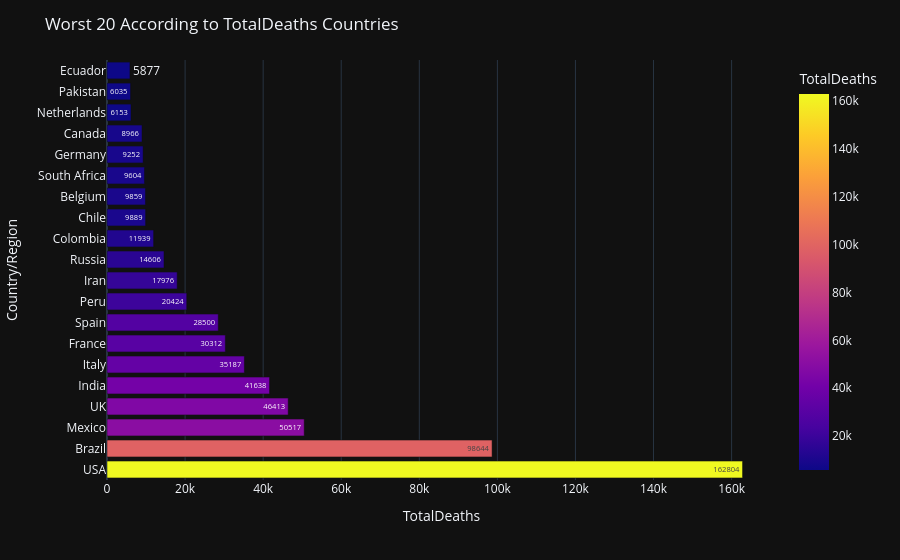

Notebook cell for this chart:
### Code cell
fig=px.bar(world_data.sort_values(by='TotalDeaths',ascending=False)[0:20],y='Country/Region',x='TotalDeaths',color='TotalDeaths',text='TotalDeaths')
fig.update_layout(template='plotly_dark',title_text='Worst 20 According to TotalDeaths Countries')
fig.show()

### Figure 1 — Plotly figure (JSON) as saved in the notebook; plotly's stock layout.template omitted (floating-point values rounded to 4 significant figures)
{"data": [{"hovertemplate": "TotalDeaths=%{marker.color}<br>Country/Region=%{y}<extra></extra>", "legendgroup": "", "marker": {"color": [162800.0, 98640.0, 50520.0, 46410.0, 41640.0, 35190.0, 30310.0, 28500.0, 20420.0, 17980.0, 14610.0, 11940.0, 9889.0, 9859.0, 9604.0, 9252.0, 8966.0, 6153.0, 6035.0, 5877.0], "coloraxis": "coloraxis", "pattern": {"shape": ""}}, "name": "", "orientation": "h", "showlegend": false, "text": [162800.0, 98640.0, 50520.0, 46410.0, 41640.0, 35190.0, 30310.0, 28500.0, 20420.0, 17980.0, 14610.0, 11940.0, 9889.0, 9859.0, 9604.0, 9252.0, 8966.0, 6153.0, 6035.0, 5877.0], "textposition": "auto", "type": "bar", "x": [162800.0, 98640.0, 50520.0, 46410.0, 41640.0, 35190.0, 30310.0, 28500.0, 20420.0, 17980.0, 14610.0, 11940.0, 9889.0, 9859.0, 9604.0, 9252.0, 8966.0, 6153.0, 6035.0, 5877.0], "xaxis": "x", "y": ["USA", "Brazil", "Mexico", "UK", "India", "Italy", "France", "Spain", "Peru", "Iran", "Russia", "Colombia", "Chile", "Belgium", "South Africa", "Germany", "Canada", "Netherlands", "Pakistan", "Ecuador"], "yaxis": "y"}], "layout": {"barmode": "relative", "coloraxis": {"colorbar": {"title": {"text": "TotalDeaths"}}, "colorscale": [[0, "#0d0887"], [0.1111, "#46039f"], [0.2222, "#7201a8"], [0.3333, "#9c179e"], [0.4444, "#bd3786"], [0.5556, "#d8576b"], [0.6667, "#ed7953"], [0.7778, "#fb9f3a"], [0.8889, "#fdca26"], [1, "#f0f921"]]}, "legend": {"tracegroupgap": 0}, "margin": {"t": 60}, "title": {"text": "Worst 20 According to TotalDeaths Countries"}, "xaxis": {"anchor": "y", "domain": [0, 1], "title": {"text": "TotalDeaths"}}, "yaxis": {"anchor": "x", "domain": [0, 1], "title": {"text": "Country/Region"}}}}
